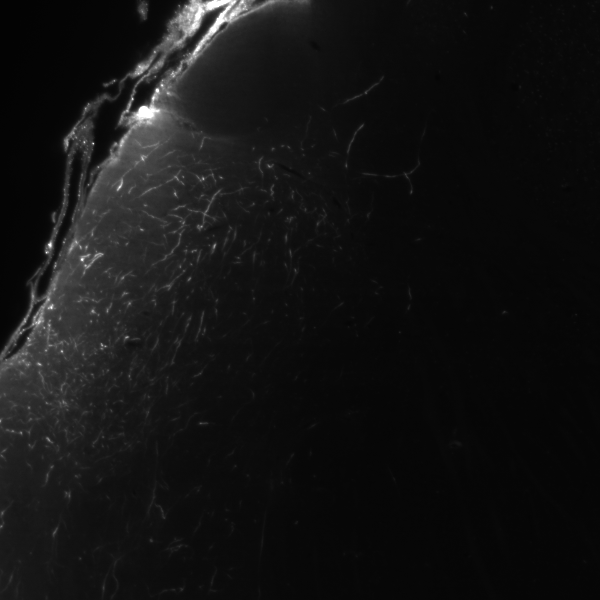
#> input picture Axon Segmentation/Data Preparation and Axon Segmentation/data/brain-example/0001.tiff, 600 x 600 px
$ python -i cl_dice.py   (imports and definitions only)
#> lines starting #> are read from the running program, lines starting #| are printed output that depends on the picture
import numpy as np
import cv2
import torch
import sys
import tifffile

sys.path.append('/media/oem/sda/szy/projects/Neuronmap/')


def opencv_skelitonize(img):
    skel = np.zeros(img.shape, np.uint8)
    img = img.astype(np.uint8)
    size = np.size(img)
    element = cv2.getStructuringElement(cv2.MORPH_CROSS,(3,3))
    done = False
    while( not done):
        eroded = cv2.erode(img,element)
        temp = cv2.dilate(eroded,element)
        temp = cv2.subtract(img,temp)
        skel = cv2.bitwise_or(skel,temp)
        img = eroded.copy()
        zeros = size - cv2.countNonZero(img)
        if zeros==size:
            done = True
    return skel

# [98 lines left out: functions dice_loss, soft_skeletonize, norm_intersection, positive_intersection, soft_cldice_loss_ori, soft_cldice_loss and 1 more, not called in this run]

>>> import cv2
>>> picture = cv2.imread('../../../data/brain-example/0001.tiff')
#> picture is the input picture: shape (600, 600, 3); min 2, max 255, mean 19
>>> result = opencv_skelitonize(picture)
#> in opencv_skelitonize, `size = np.size(img)`: size = 1080000
#> the loop in opencv_skelitonize, `while( not done):` made 1 pass
#> pass 1, in opencv_skelitonize, `temp = cv2.subtract(img,temp)`:
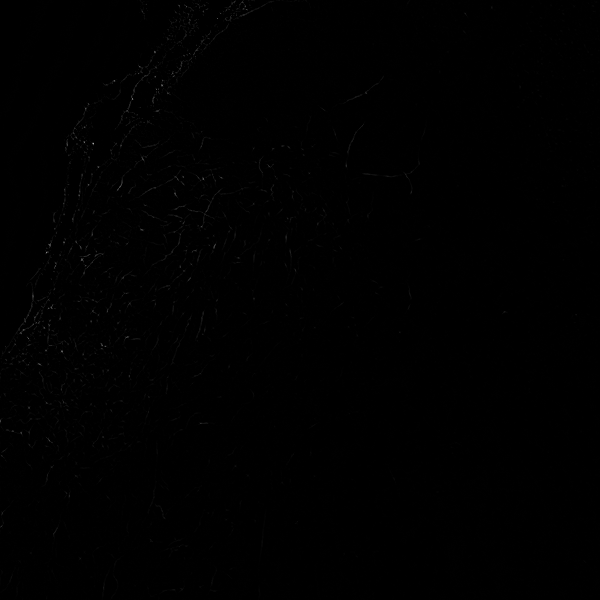
#> temp: shape (600, 600, 3); min 0, max 165, mean 0.5
#> (the run stopped early here; a loop or call above may not have finished)
